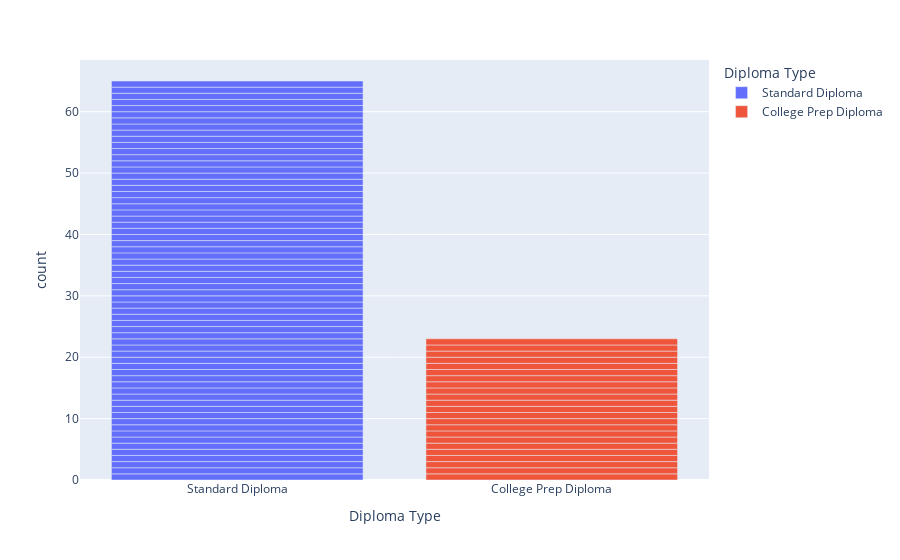

Notebook code cell kept with this figure:
### Code cell
#a) (1)
fig = px.bar(alumni, x='Diploma Type',color='Diploma Type')
#fig = px.histogram(alumni, x='Diploma Type',color='Diploma Type')
fig.show()

### Figure 1 — Plotly figure (JSON) as saved in the notebook; plotly's stock layout.template omitted (floating-point values rounded to 4 significant figures)
{"data": [{"alignmentgroup": "True", "hovertemplate": "Diploma Type=%{x}<br>count=%{y}<extra></extra>", "legendgroup": "Standard Diploma", "marker": {"color": "#636efa", "pattern": {"shape": ""}}, "name": "Standard Diploma", "offsetgroup": "Standard Diploma", "orientation": "v", "showlegend": true, "textposition": "auto", "type": "bar", "x": ["Standard Diploma", "Standard Diploma", "Standard Diploma", "Standard Diploma", "Standard Diploma", "Standard Diploma", "Standard Diploma", "Standard Diploma", "Standard Diploma", "Standard Diploma", "Standard Diploma", "Standard Diploma", "Standard Diploma", "Standard Diploma", "Standard Diploma", "Standard Diploma", "Standard Diploma", "Standard Diploma", "Standard Diploma", "Standard Diploma", "Standard Diploma", "Standard Diploma", "Standard Diploma", "Standard Diploma", "Standard Diploma", "Standard Diploma", "Standard Diploma", "Standard Diploma", "Standard Diploma", "Standard Diploma", "Standard Diploma", "Standard Diploma", "Standard Diploma", "Standard Diploma", "Standard Diploma", "Standard Diploma", "Standard Diploma", "Standard Diploma", "Standard Diploma", "Standard Diploma", "Standard Diploma", "Standard Diploma", "Standard Diploma", "Standard Diploma", "Standard Diploma", "Standard Diploma", "Standard Diploma", "Standard Diploma", "Standard Diploma", "Standard Diploma", "Standard Diploma", "Standard Diploma", "Standard Diploma", "Standard Diploma", "Standard Diploma", "Standard Diploma", "Standard Diploma", "Standard Diploma", "Standard Diploma", "Standard Diploma", "Standard Diploma", "Standard Diploma", "Standard Diploma", "Standard Diploma", "Standard Diploma"], "xaxis": "x", "y": [1, 1, 1, 1, 1, 1, 1, 1, 1, 1, 1, 1, 1, 1, 1, 1, 1, 1, 1, 1, 1, 1, 1, 1, 1, 1, 1, 1, 1, 1, 1, 1, 1, 1, 1, 1, 1, 1, 1, 1, 1, 1, 1, 1, 1, 1, 1, 1, 1, 1, 1, 1, 1, 1, 1, 1, 1, 1, 1, 1, 1, 1, 1, 1, 1], "yaxis": "y"}, {"alignmentgroup": "True", "hovertemplate": "Diploma Type=%{x}<br>count=%{y}<extra></extra>", "legendgroup": "College Prep Diploma", "marker": {"color": "#EF553B", "pattern": {"shape": ""}}, "name": "College Prep Diploma", "offsetgroup": "College Prep Diploma", "orientation": "v", "showlegend": true, "textposition": "auto", "type": "bar", "x": ["College Prep Diploma", "College Prep Diploma", "College Prep Diploma", "College Prep Diploma", "College Prep Diploma", "College Prep Diploma", "College Prep Diploma", "College Prep Diploma", "College Prep Diploma", "College Prep Diploma", "College Prep Diploma", "College Prep Diploma", "College Prep Diploma", "College Prep Diploma", "College Prep Diploma", "College Prep Diploma", "College Prep Diploma", "College Prep Diploma", "College Prep Diploma", "College Prep Diploma", "College Prep Diploma", "College Prep Diploma", "College Prep Diploma"], "xaxis": "x", "y": [1, 1, 1, 1, 1, 1, 1, 1, 1, 1, 1, 1, 1, 1, 1, 1, 1, 1, 1, 1, 1, 1, 1], "yaxis": "y"}], "layout": {"barmode": "relative", "legend": {"title": {"text": "Diploma Type"}, "tracegroupgap": 0}, "margin": {"t": 60}, "xaxis": {"anchor": "y", "categoryarray": ["Standard Diploma", "College Prep Diploma"], "categoryorder": "array", "domain": [0, 1], "title": {"text": "Diploma Type"}}, "yaxis": {"anchor": "x", "domain": [0, 1], "title": {"text": "count"}}}}
